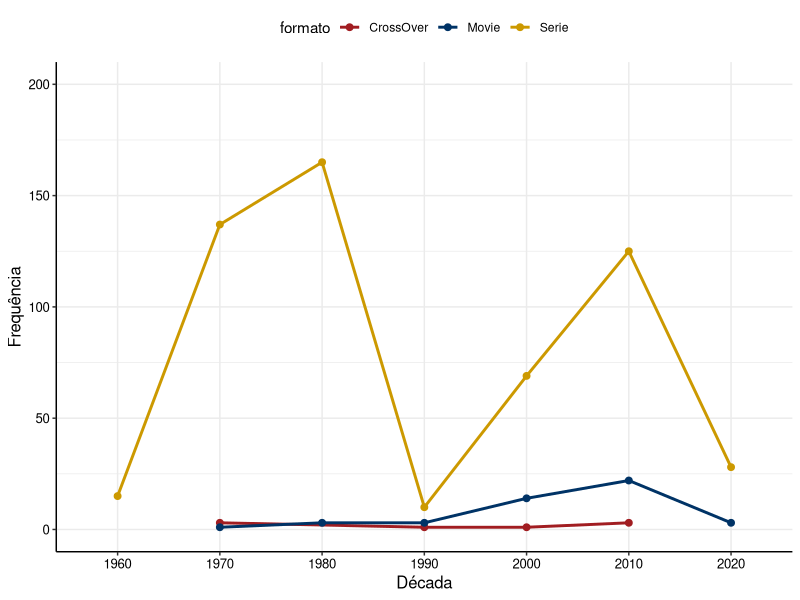
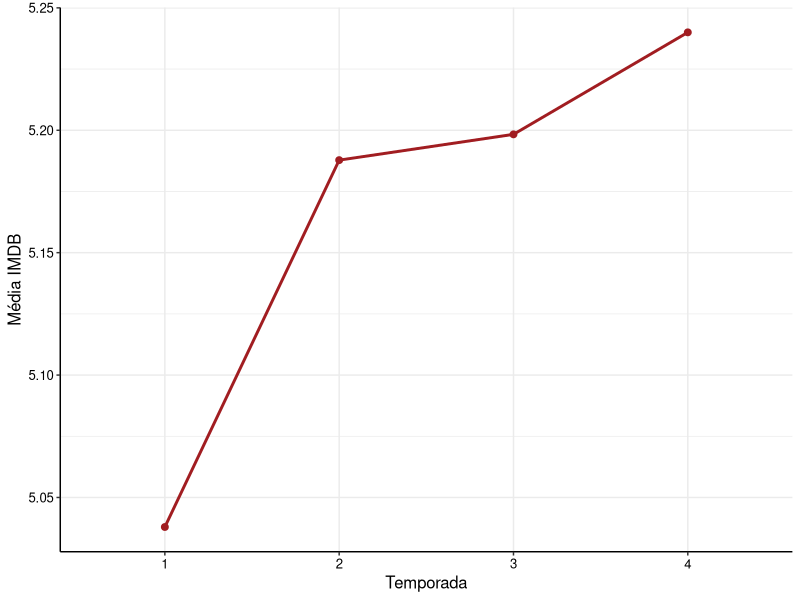
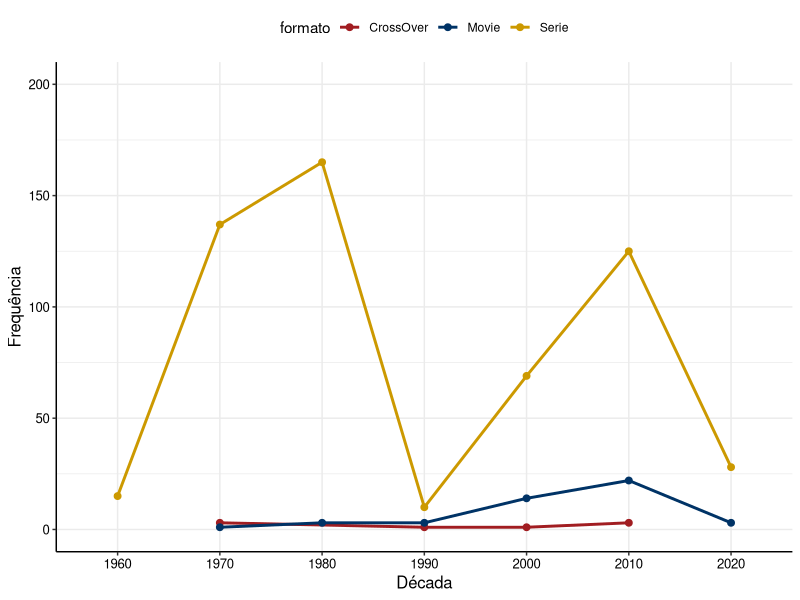
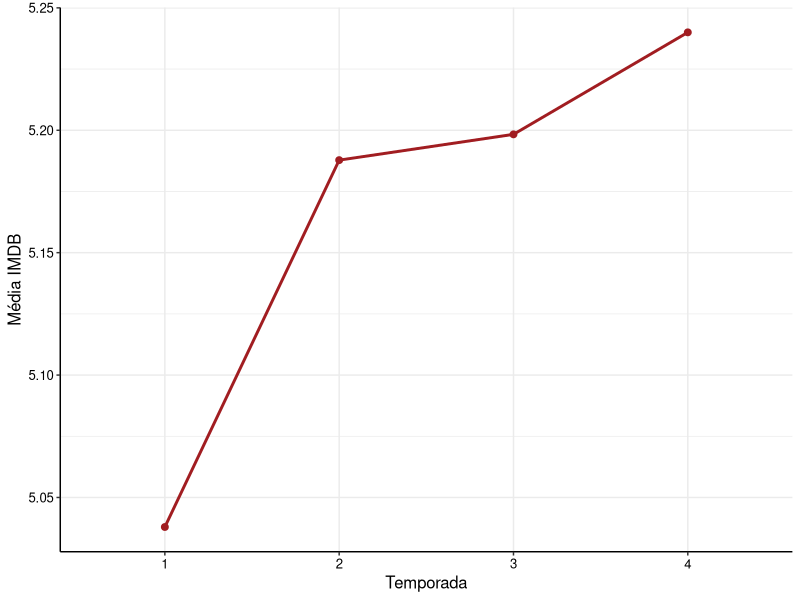

The R script that drew these images, in order: (Note: this script raises an error after producing the figures.)
library(readr)
dados <- read_csv("banco/banco_final.csv")

#ANALISE 1  - Número de lançamentos a cada década por formato de lançamento:

# 1) Número de lançamentos a cada década por formato de lançamento;

### separando os lançamentos em décadas

install.packages("lubridate")
install.packages("dplyr")


library(lubridate)
library(dplyr)
library(tidyr)
library(stringr)
library(tidyverse)

# arrumando theme_estat

estat_colors <- c(
  "#A11D21", "#003366", "#CC9900",
  "#663333", "#FF6600", "#CC9966",
  "#999966", "#006606", "#008091", 
  "#041835", "#666666" )

theme_estat <- function(...) {
  theme <- ggplot2::theme_bw() +
    ggplot2::theme(
      axis.title.y = ggplot2::element_text(colour = "black", size = 12),
      axis.title.x = ggplot2::element_text(colour = "black", size = 12),
      axis.text = ggplot2::element_text(colour = "black", size = 9.5),
      panel.border = ggplot2::element_blank(),
      axis.line = ggplot2::element_line(colour = "black"),
      legend.position = "top",
      ...
    )
  
  return(
    list(
      theme,
      scale_fill_manual(values = estat_colors),
      scale_colour_manual(values = estat_colors)
    )
  )
}


# Converter para formato de data, especificando o formato
dados <- dados %>%
  mutate(date_aired = tryCatch(as.Date(date_aired, format = "%Y-%m-%d"), error = function(e) NA))

# Filtrar as linhas que foram convertidas com sucesso
dados <- dados %>%
  filter(!is.na(date_aired))

# Extrair o ano
dados <- dados %>%
  mutate(year = year(date_aired))

# Calcular a década
dados <- dados %>%
  mutate(decada = 10 * floor(year / 10))



# Agrupar por década e formato de lançamento, e contar o número de lançamentos em cada grupo

library(ggplot2)

banco1 <- dados %>%
  group_by(decada, format)

caminho_junior <- "resultados"

banco1$decada <- as.factor(banco1$decada)

banco1 <- banco1 %>%
  group_by(decada, format) %>%
  summarise(freq = n()) %>%
  mutate(
    freq_relativa = round(freq / sum(freq) * 100,1)
  )
porcentagens <- str_c(banco1$freq_relativa, "%") %>% str_replace("
\\.", ",")
legendas <- str_squish(str_c(banco1$freq, " (", porcentagens, ")")
)

library(dplyr)

# Renomear a coluna "format" para "formato" e a variável "Movie" para "Filme"
banco1 <- banco1 %>%
  rename(formato = format)
 
# ALTERAR MOVIE PARA FILME 

ggplot(banco1) +
  aes(x = decada, y = freq, group = formato, colour = formato) +
  geom_line(size = 1) +
  geom_point(size = 2) +
  labs(x = "Década", y = "Frequência") +
  theme_estat() + scale_x_discrete(limits = unique(banco1$decada)) +
  scale_y_continuous(limits = c(0, 200))
  ggsave(filename = file.path(caminho_junior, "analise-1-trivariado.pdf"), width = 158, height = 93, units = "mm")


####################################################################################################
  
#ANALISE 2 - Variação da nota IMDB por temporada dos episódios:
  
banco2 <- dados 

banco2 <- subset(banco2, format == "Serie")  

banco2<- subset(banco2, season != "Special")

# Calculando a variância de 'imdb' agrupada por 'season'
variancia_por_season <- tapply(banco2$imdb, banco2$season, var)

# Visualizando os resultados
print(variancia_por_season)


# Calculando a média de 'imdb' agrupada por 'season'
media_por_season <- aggregate(imdb ~ season, data = banco2, FUN = mean)

# Visualizando os resultados
print(media_por_season)

# Calculando o desvio padrão das médias por temporada
desvio_padrao_por_season <- tapply(banco2$imdb, banco2$season, sd)


# Criando um novo data frame com os dados de variância e média por temporada
mini_dataframe <- data.frame(Season = names(variancia_por_season),
                             Variance = variancia_por_season,
                             Mean = media_por_season$imdb,
                             DesvioPadrao = desvio_padrao_por_season)

# Visualizando o novo data frame
print(mini_dataframe)

#Calculando a variância das médias

variancia_medias_por_season <- var(media_por_season$imdb)

print(variancia_medias_por_season)

#Calculando dados gerais

media_todas_temporadas <- mean(banco2$imdb)
variancia_geral <- var(banco2$imdb)
desvio_padrao_geral <- sd(dados$imdb)

#Agrupapando
dados_gerais <- data.frame(Media = media_todas_temporadas, Variance = variancia_geral, Desvio_Padrao = desvio_padrao_geral)


#Gráfico

ggplot(mini_dataframe) +
  aes(x=Season, y=Mean, group=1) +
  geom_line(size=1,colour="#A11D21") + geom_point(colour="#A11D21",
                                                  size=2) +
  labs(x="Temporada", y="Média IMDB") +
  theme_estat()
  ggsave(filename = file.path(caminho_junior, "analise-2-uni.pdf"), width = 158, height = 93, units = "mm")

  #quadro resumo
  
  print_quadro_resumo <- function(data, title="Medidas resumo da(o) [
nome da variável]", label="quad:quadro_resumo1")
  {
    data <- data %>%
      summarize(`Média` = round(mean(displ),2),
                `Desvio Padrão` = round(sd(displ),2),
                `Variância` = round(var(displ),2),
                `Mínimo` = round(min(displ),2),
                `1º Quartil` = round(quantile(displ, probs = .25),2),
                `Mediana` = round(quantile(displ, probs = .5),2),
                `3º Quartil` = round(quantile(displ, probs = .75),2),
                `Máximo` = round(max(displ),2)) %>%
      t() %>%
      as.data.frame() %>%
      rownames_to_column()
    latex <- str_c("\\begin{quadro}[H]
\t\\caption{", title, "}
\t\\centering
\t\\begin{adjustbox}{max width=\\textwidth}
\t\\begin{tabular}{", sep="")
    col_count <- ncol(data)
    row_count <- nrow(data)
    latex <- str_c(latex, "| l", "|", sep=" ")
    for (i in seq(2, col_count))
    {
      latex <- str_c(latex, "S", sep=" ")
    }
    latex <- str_c(latex, "|}\n\t\\toprule\n\t\t", sep="")
    if (col_count > 2)
    {
      32
      for (i in seq(1,col_count))
      {
        if (i == 1)
          latex <- str_c(latex, "\\textbf{Estatística}", sep="")
        else
          latex <- str_c(latex, " \\textbf{", data[1, i], "}", sep="")
        if (i < col_count)
          latex <- str_c(latex, "&", sep=" ")
        else
          latex <- str_c(latex, "\\\\\n", sep=" ")
      }
    }
    else
    {
      latex <- str_c(latex, "\\textbf{Estatística} & \\textbf{Valor}
\\\\\n", sep="")
    }
    latex <- str_c(latex, "\t\t\\midrule\n", sep="")
    if (col_count > 2)
      starting_number <- 2
    else
      starting_number <- 1
    for (i in seq(starting_number, row_count))
    {
      latex <- str_c(latex, "\t\t", str_flatten(t(data[i,]), collapse =
                                                  " & "), " \\\\\n")
    }
    latex <- str_c(latex, "\t\\bottomrule
\t\\end{tabular}
\t\\label{", label, "}
\t\\end{adjustbox}
\\end{quadro}", sep="")
    writeLines(latex)
  }
  
  
  
banco2 %>%
  group_by(imdb)
  print_quadro_resumo()
  
